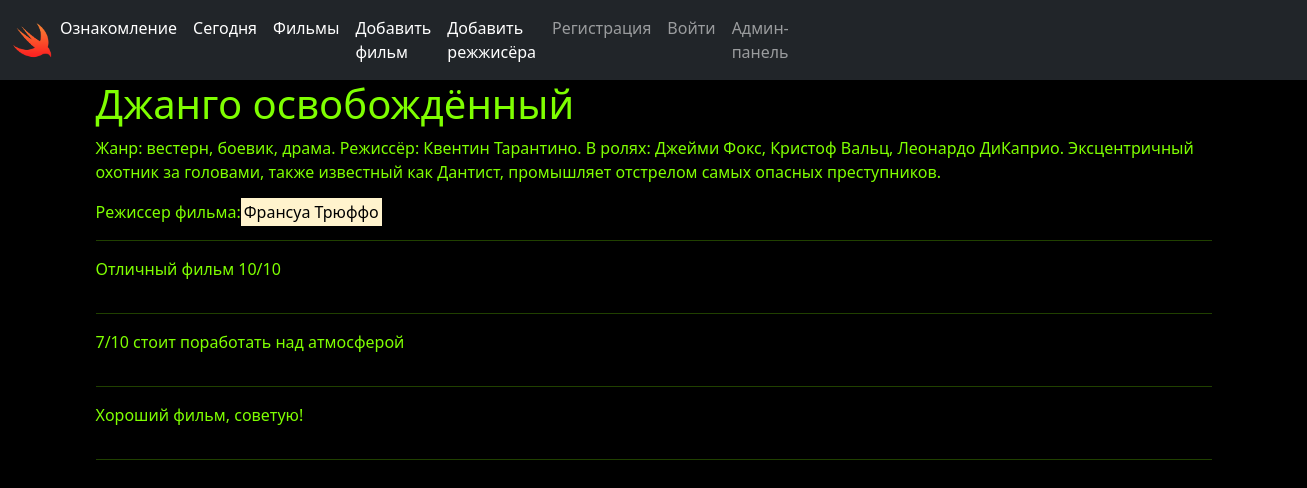
The app's page /movies/2/ with its own data.
### main/models.py (models this page shows, shortened)
class Movie(models.Model):
    class Meta:
        verbose_name = 'фильм'
        verbose_name_plural = 'фильмы'
    title = models.CharField('Название фильма',max_length=100)
    description = models.TextField("Описание",default='None',blank=True)
    director = models.ForeignKey(Director,on_delete=models.SET_NULL,null=True,verbose_name='Режжисёр')
    image = models.ImageField("Изображение",upload_to='movies', null=True)

class Director(models.Model):
    class Meta:
        verbose_name = 'режиссёр'
        verbose_name_plural = "режиссёры"
    name = models.CharField("Имя режжисёра",max_length=40)
    def __str__(self):
        return self.name

class Review(models.Model):
    class Meta:
        verbose_name = 'отзыв'
        verbose_name_plural = 'отзывы'
    text = models.TextField('Отзыв')
    movie = models.ForeignKey(Movie,on_delete=models.CASCADE,null=True,verbose_name='К фильму')

### main/views.py (the view)
# urls.py: path('movies/<int:id>/',views.movies_details,name='movie_detail'),
def movies_details(request,id):
    context = {
    'movie_detail' : Movie.objects.get(id=id),
    'review' : Review.objects.filter(movie_id=id)
    }
    return render(request,'main/moviedetail.html',context=context)

### templates/main/moviedetail.html (shortened to what this page needs)
{% extends 'main/base.html' %}
    {% block paragr %}
            <h1>{{ movie_detail.title }}</h1>
            <p>{{ movie_detail.description }}</p>
        <p>Режиссер фильма:<mark>{{ movie_detail.director }}</mark></p>
            <div style="border: darkgray">
                {% for i in review %}
                    <hr><p style="contain: size">{{ i.text }}</p><br>
                    {% endfor %}
            </div>
        <hr>
    {% endblock %}

### static_in_dev/base.css (style rules this page uses)
body { background: black; color: chartreuse; }

### records on screen
Movie: title "Джанго освобождённый", description "Жанр: вестерн, боевик, драма. Режиссёр: Квентин Тарантино. В ролях: Джейми Фокс, Кристоф Вальц, Леонардо ДиКаприо. Эксцентричный охотник за головами, также известный как Дантист, промышляет отстрелом самых опасных преступников.", director "Франсуа Трюффо"
Review: text "Отличный фильм 10/10"
Review: text "7/10 стоит поработать над атмосферой"
Review: text "Хороший фильм, советую!"
